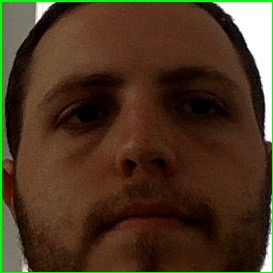
#> input picture saul_pic.JPG, 273 x 273 px, given in place of the camera
$ python photo_crop.py saul_pic.JPG
#> lines starting #> are read from the running program, lines starting #| are printed output that depends on the picture
import cv2
import sys
import time
# cascPath = sys.argv[1]
def crop_photo():
    faceCascade = cv2.CascadeClassifier('haarcascade_frontalface_default.xml')

    video_capture = cv2.VideoCapture(0)
    num_pics = 0
    while True:
        # Capture frame-by-frame
        ret, frame = video_capture.read()
#> frame is the input picture: shape (273, 273, 3); mean B, G, R 33.7, 53.5, 75.1

        gray = cv2.cvtColor(frame, cv2.COLOR_BGR2GRAY)
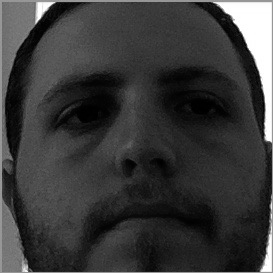
#> gray: shape (273, 273); min 0, max 255, mean 57.7

        faces = faceCascade.detectMultiScale(
            gray,
            scaleFactor=1.5,
            minNeighbors=5,
            minSize=(30, 30),
            flags=cv2.COLOR_BGR2GRAY
        )
#> faces = ()

        # Draw a rectangle around the faces
        for (x, y, w, h) in faces:
            cv2.rectangle(frame, (x, y), (x+w, y+h), (0, 255, 0), 2)
            sub_face = frame[y:y+h, x:x+w]
            file_name = "./new/face_pic_2" + str(num_pics) + "_saul1.jpg"
            sub_face = cv2.resize(sub_face, (273, 273))
            cv2.imwrite(file_name, sub_face)
            num_pics += 1
            time.sleep(.25)
#> this loop made 0 passes
#> after the loop, num_pics = 0
        # Display the resulting frame
        # cv2.imshow('Video', frame)

        if num_pics >= 14:
            break

    # When everything is done, release the capture
    video_capture.release()
    # cv2.destroyAllWindows()
crop_photo()
